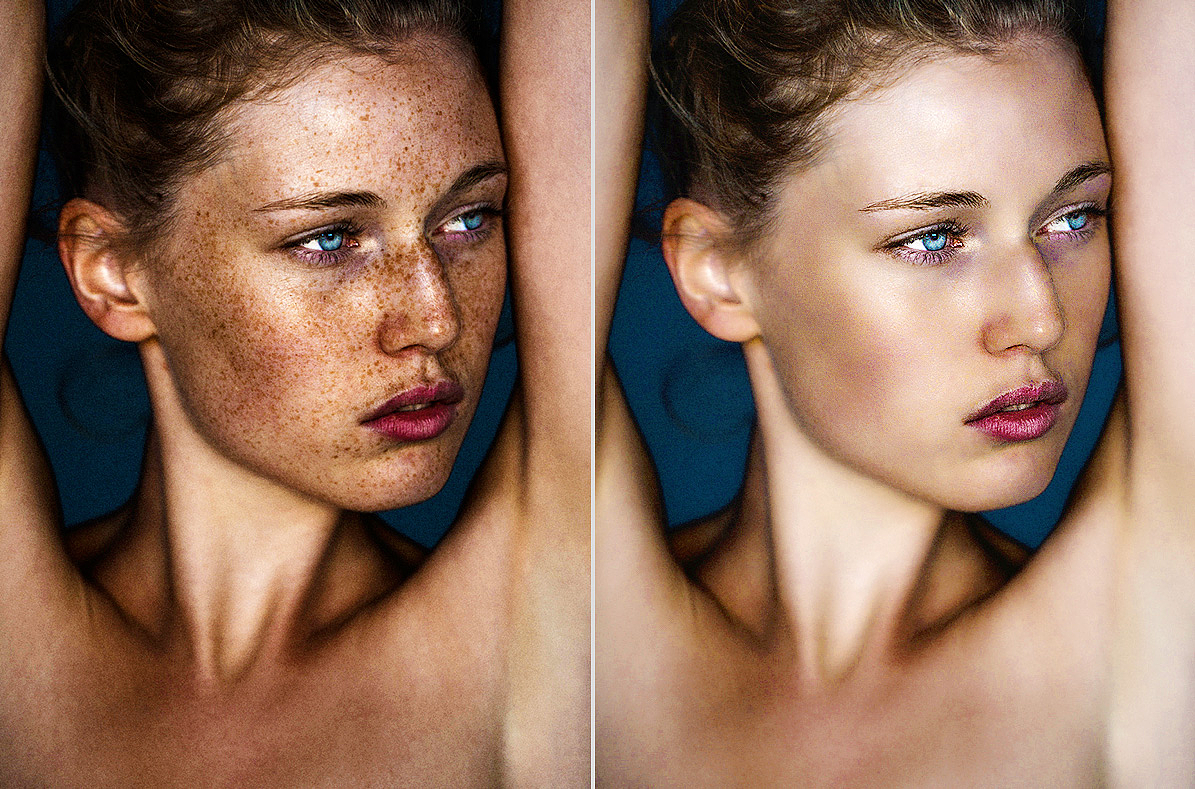
#> input picture PyDemo/fr/eg.png, 1195 x 789 px
$ python 1_face_recog.py
#> lines starting #> are read from the running program, lines starting #| are printed output that depends on the picture
# encoding: utf-8

"""
File: 1_face_recog.py
Author: Rock Johnson
"""
from skimage import io, color
from skimage.feature import hog
import matplotlib.pyplot as plt

# 导入图片
image = io.imread("eg.png")
#> image is the input picture: shape (789, 1195, 3); mean R, G, B 148, 114.3, 94.6
image = color.rgb2gray(image)
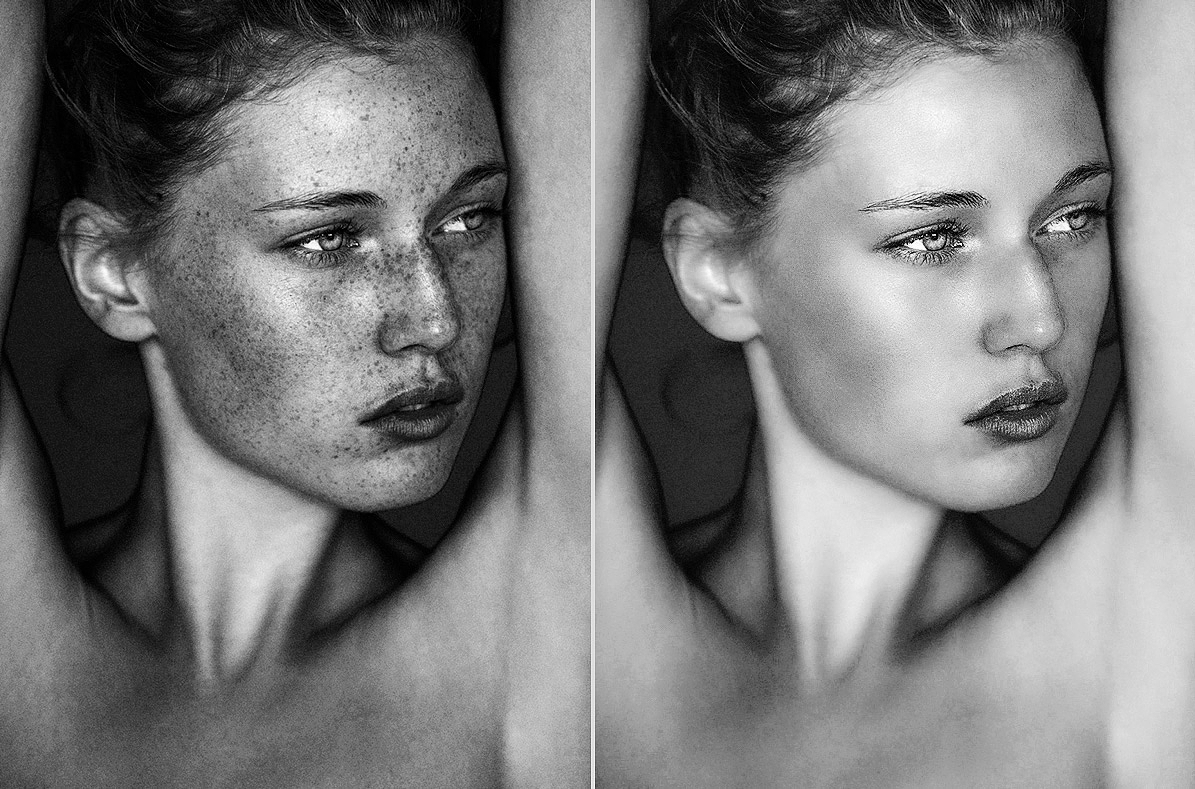
#> image: shape (789, 1195) float64; min 0, max 1, mean 0.471

# 计算HOG
"""
hog()函数返回一个1-array HOG,
以及hog_image(可用于显示HOG图片)
"""
arr, hog_image = hog(image, visualise=True)
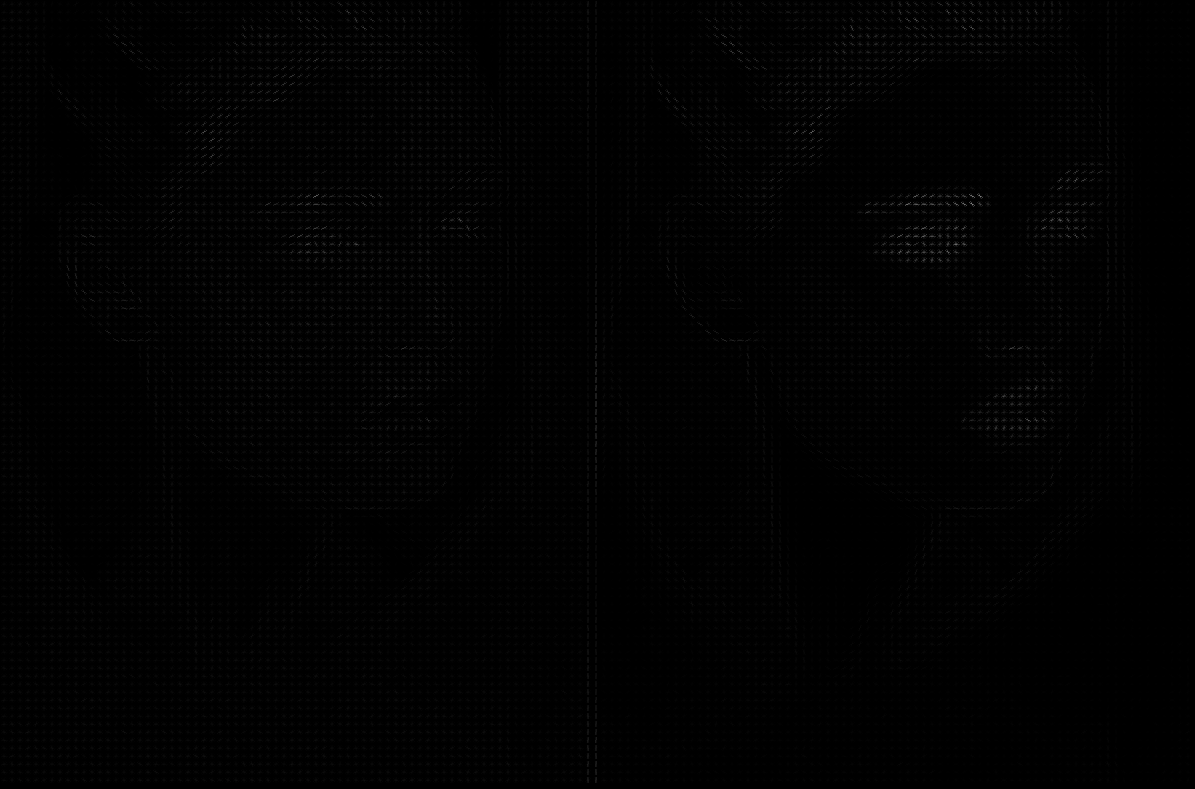
#> hog_image: shape (789, 1195) float64; min 0, max 0.528, mean 0.00682

# 作图
fig, (ax1, ax2) = plt.subplots(1, 2, figsize=(8, 4))
ax1.imshow(image, cmap=plt.cm.gray)
ax2.imshow(hog_image, cmap=plt.cm.gray)
plt.show()
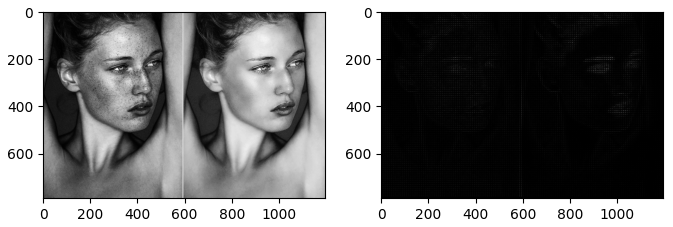
#> figure drawn by matplotlib, 2 panels
